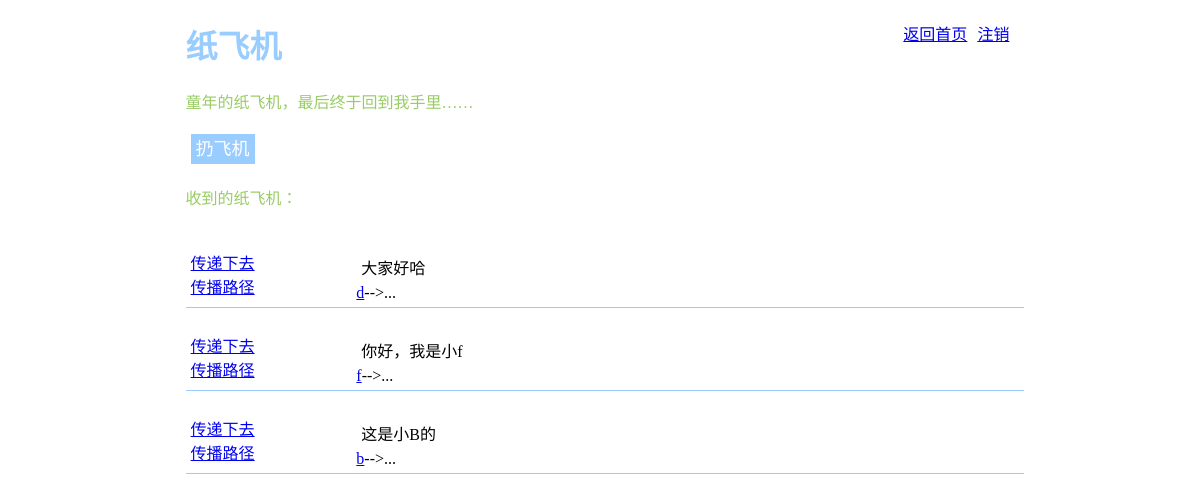
The page /paperplane.php (signed in) on the database its author committed.
### tables this page shows
CREATE TABLE `paper_plane` (
  `id` int(11) NOT NULL AUTO_INCREMENT,
  `content` text,
  `sender` char(50) DEFAULT NULL,
  PRIMARY KEY (`id`),
  KEY `sender` (`sender`),
  KEY `fk3` (`sender`),
  CONSTRAINT `fk5` FOREIGN KEY (`sender`) REFERENCES `user_info` (`mail`) ON DELETE CASCADE ON UPDATE CASCADE
);

### paperplane.php (the view, shortened to what this page needs)
<?php
$user = $_SESSION['user'];
include('conn.php');
?>
<!DOCTYPE html PUBLIC "-//W3C//DTD HTML 4.01 Transitional//EN" "http://www.w3.org/TR/html4/loose.dtd">
<html>
<head>
<link type="text/css" rel="stylesheet" href="css/paperplane.css" />
</head>
<body>
	<div id="page">
	<a class="topHref" href="logout.php">注销</a>
	<a class="topHref" href="home.php">返回首页</a>
    <h1>纸飞机</h1>
    <p>童年的纸飞机，最后终于回到我手里……</p>
	<a id="ppHref" href="javascript:void(0);" onclick="showAddPp(1);">扔飞机</a>
	<div id="main">
		<p>收到的纸飞机：</p>
		<?php
		$result = mysql_query("SELECT * FROM (SELECT * FROM paper_plane_path
						ORDER BY time DESC) tmp GROUP BY paper_plane_id", $conn);
		while($row = mysql_fetch_array($result)) {
			if($row['recv_user'] == $user) {
				echo '<div class="pp" id='.$row['paper_plane_id'].'>';
				$result2 = mysql_query("SELECT * FROM paper_plane WHERE id="
									.$row['paper_plane_id'], $conn);
				if($row2 = mysql_fetch_array($result2)) {
					echo '<div class="ppLeft">';
					echo '<a href="javascript:void(0);" onclick="pushPath(this);">传递下去</a><br>';
					echo '<a href="javascript:void(0);" onclick="getPath(this);">传播路径</a><br>';
					echo '</div>';
					$result3 = mysql_query("SELECT name FROM basic_info WHERE mail='".$row2['sender']."'", $conn);
					$row3 = mysql_fetch_array($result3);
					echo '<div class="ppContent">'.$row2['content'].'</div>';
					echo '<a href="space.php?mail='.$row2['sender'].'">'.$row3['name'].'</a>';
					echo '<span>-->...</span>';
				}
				echo '</div>';
			}
		}
		?>
	</div>
    </div>
</body>
</html>

### css/paperplane.css (style rules this page uses)
#page { margin-left:auto; margin-right:auto; width:70%; }
.topHref { float: right; padding-right: 5px; padding-left: 5px; }
h1 { font-size: xx-large; font-weight: bolder; color: #9CF; }
p { color: #9C6; }
#ppHref { text-decoration: none; font-size: large; background-color: #9CF; margin: 5px; padding: 5px; color: #FFF; line-height: 40px; }
.pp { border-bottom-width: thin; border-bottom-style: solid; border-bottom-color: #9CF; height: auto; float: left; width: 100%; margin-top: 20px; padding: 5px; }
.ppLeft { float: left; width: 20%; }
.ppContent { float: left; width: 78%; margin: 5px; }

### rows shown on the page
paper_plane: content "大家好哈"
paper_plane: content "你好，我是小f"
paper_plane: content "这是小B的"

### other values the page prints
$row3['name'] "d"
$row3['name'] "f"
$row3['name'] "b"
